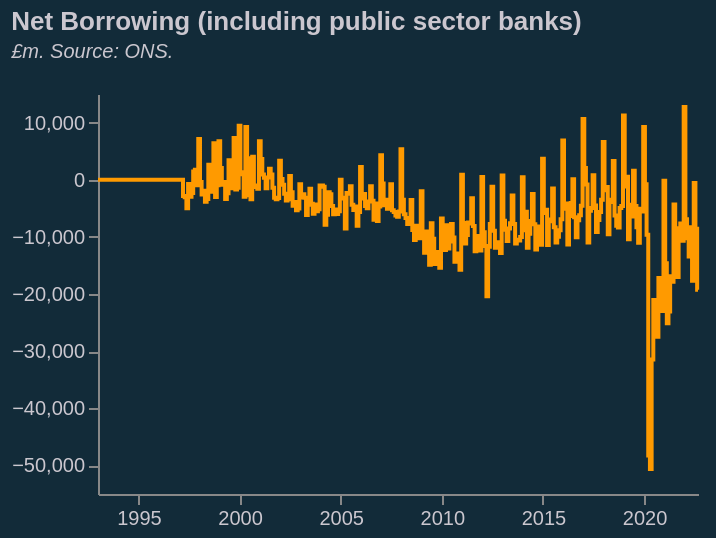

Vega-Lite specification for this chart:
### Vega-Lite specification from a JSON file in a GitHub repository (floating-point values rounded to 4 significant figures; data arrays with more than 128 entries replaced by an {"elided": "..."} marker saying what was removed)
{"$schema": "https://vega.github.io/schema/vega-lite/v5.json", "title": {"text": "Net Borrowing (including public sector banks)", "subtitle": ["£m. Source: ONS.", ""], "subtitleFontStyle": "italic", "subtitleFontSize": 10, "anchor": "start", "color": "#cbc7cf", "subtitleColor": "#cbc7cf"}, "width": 300, "height": 200, "config": {"background": "#122b39", "view": {"stroke": "transparent"}}, "data": {"values": {"elided": "357 records"}, "format": {"parse": {"date": "date"}}}, "mark": {"type": "line", "color": "#ff9a00", "interpolate": "step", "width": 10, "strokeWidth": 2, "opacity": 1}, "encoding": {"x": {"field": "date", "type": "temporal", "title": null, "axis": {"grid": false, "labelColor": "#cbc7cf"}}, "y": {"field": "value", "type": "quantitative", "title": null, "axis": {"grid": false, "labelColor": "#cbc7cf"}}}}
